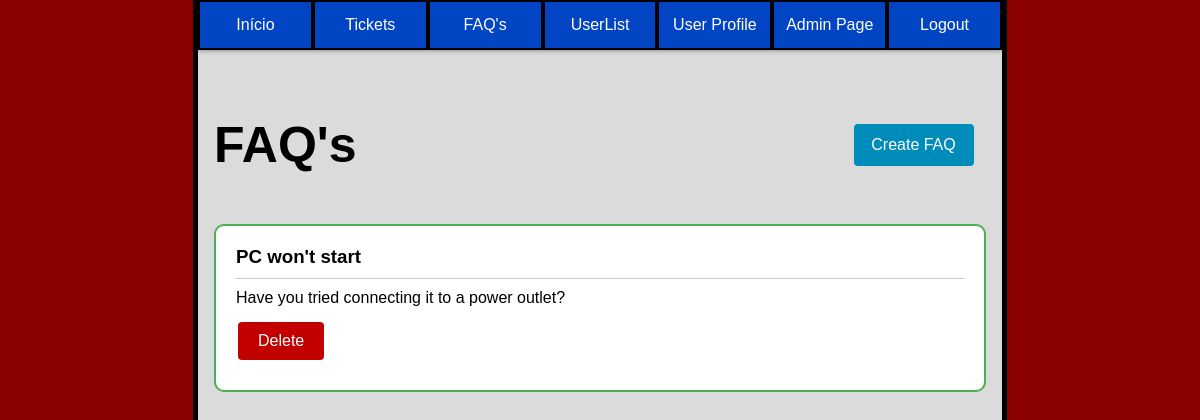
Page /pages/faqs.php (signed in) on the committed database.
### tables this page shows
CREATE TABLE faq(
  id INTEGER PRIMARY KEY,
  question TEXT NOT NULL,
  answer TEXT NOT NULL
);

### utils/functions.php (called while the page is built, shortened)
<?php
function searchUser($id){
    $db = getDatabaseConnection();
    $stmt = $db->prepare('SELECT * FROM user WHERE id = ?');
    $stmt->execute(array($id));
    return $stmt->fetch();
}
?>

### pages/faqs.php (the view, shortened to what this page needs)
<?php
   require_once('../utils/functions.php');
   $db = getDatabaseConnection();
   $user = searchUser($_SESSION["user_id"]);
   $stmt = $db->prepare('SELECT * FROM faq');
   $stmt->execute();
   $faqs = $stmt->fetchAll();
?>
<!DOCTYPE html>
<html lang="en-US">
<link rel="stylesheet" href="../css/style_index.css">
<link rel="stylesheet" href="../css/faq.css">
<link rel="stylesheet" href="../css/responsive.css">
   <head>
   </head>
   <body>
   <div class="container_master">
   <div class="container">
        <ul class="buttons">
        <button class="index" onclick="indexPage()">Início</button>
            <button class="tickets" onclick="ticketsPage()">Tickets</button>
            <button class="faqs" onclick="faqsPage()">FAQ's</button>
            <button class="users" onclick="usersPage()">UserList</button>
            <button class="user_profile" onclick="sendDataUser('<?php echo $user['username'] ?>')">User Profile</button>
            <?php if($user["role"] == "admin"): ?>
            <button class="admin_page" onclick="adminPage()">Admin Page</button>
            <?php endif; ?>
            <button class="logout" onclick="logoutPage()">Logout</button>
        </ul>
    </div>
    <div class="content">
      <?php if($user["role"] != "client"): ?>
        <div class="title-and-button">
          <h3 class="title">FAQ's</h3>
          <div class="create_faq_master">
            <div class="create_faq"><a href="create_faq.php">Create FAQ</a></div>
          </div>
        </div>
      <?php endif; ?>
      <form method="POST" action="faqs.php">
      <?php
      foreach ($faqs as $faq) {
        echo "<div class='faq-box'>";
        $answer = $faq['answer'];
        $question = $faq['question'];
        echo "<h3>$question</h3>";
        echo "<p>$answer</p>";
        if($user["role"] != "client"){
            echo "<input type='submit' name='btnsubmit' value='Delete'/>";
        }
        echo "<br>";
        echo "</div>";
      }
      ?>
      </form>
    </div>
    </div>
   </body>
</html>

### css/style_index.css (style rules this page uses)
body { font-family: Arial, sans-serif; background-color: rgb(219, 219, 219); width: 67%; margin: auto; border-left: 5px solid; border-right: 5px solid; min-height: 100vh; padding-bottom: 1em; }
html { background-color: darkred; }
.container { margin: auto; }
ul { margin-left: -40px; margin-top: auto; margin-right: auto; }
.buttons li, .buttons button { background-color: #0245c4; text-decoration: none; border: none; color: white; text-align: center; text-decoration: none; font-size: 16px; cursor: pointer; border:solid 2px black; width: 100%; height: 50px; }
.container { box-shadow: 0 0 5px rgba(0, 0, 0, 0.25),0 0 5px rgba(0, 0, 0, 0.25); }
.buttons { display: flex; flex-direction: row; flex-grow: 1; }
.content { margin: auto; overflow: auto; padding-left: 1em; padding-right: 1em; }

### css/faq.css (style rules this page uses)
.create_faq a { text-decoration: none; color: white; }
.create_faq { background-color: #008CBA; border: none; color: white; padding: 12px 10px; text-align: center; text-decoration: none; display: inline-block; font-size: 16px; margin: 5px 2.5px; cursor: pointer; width: 100px; border-radius: 4px; display: inline-block; }
input[name='btnsubmit'] { background-color: #c20000; border: none; color: white; padding: 10px 20px; text-align: center; text-decoration: none; display: inline-block; font-size: 16px; margin: 4px 2px; cursor: pointer; border-radius: 4px; margin-top: 15px; margin-bottom: 10px; }
.title-and-button { display: flex; justify-content: space-between; align-items: center; }
.title { font-size: 50px; }
.create_faq_master { margin-right: 10px; }
form h3 { border-bottom: 1px solid #ccc; padding-bottom: 10px; }
.faq-box { background-color: white; border: 2px solid #4CAF50; border-radius: 10px; padding: 20px; margin-bottom: 20px; }
.faq-box h3 { margin-top: 0; margin-bottom: 10px; }
.faq-box p { margin: 0; }

### rows in the picture
faq: question "PC won't start", answer "Have you tried connecting it to a power outlet?"
